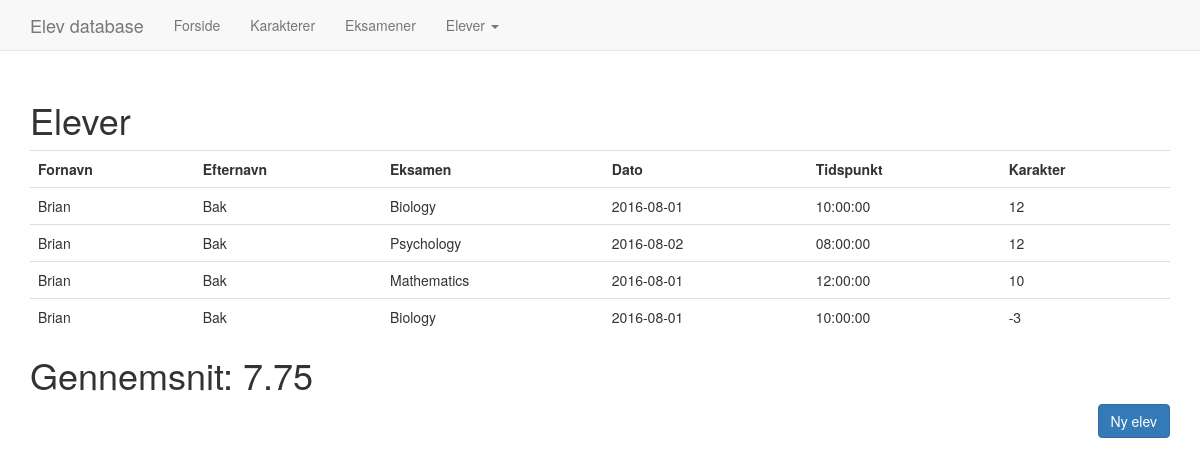
The page /showStudent.php?id=1 on the database its author committed.
### tables this page shows
CREATE TABLE `students` (
  `id` int(11) NOT NULL,
  `firstname` varchar(64) NOT NULL,
  `lastname` varchar(64) NOT NULL,
  `city` varchar(64) NOT NULL
);

CREATE TABLE `exams` (
  `id` int(11) NOT NULL,
  `name` varchar(64) NOT NULL,
  `date` date NOT NULL,
  `time` time NOT NULL
);

CREATE TABLE `grade` (
  `id` int(11) NOT NULL,
  `grade` int(11) NOT NULL,
  `description` text NOT NULL,
  `relate` varchar(16) NOT NULL
);

### showStudent.php (the view, shortened to what this page needs)
<!DOCTYPE html>
<html>
<head>
	<link href="css/bootstrap.min.css" rel="stylesheet">
</head>
<body>
	<div class="container">
		<?php include('nav.php'); ?>
		<h1>Elever</h1>
		<?php
		include('dbcon.php');
		echo "<table class='table'><tr><th>Fornavn</th><th>Efternavn</th><th>Eksamen</th><th>Dato</th><th>Tidspunkt</th><th>Karakter</th></tr>";
		$query = "
		SELECT
		students.firstname,
		students.lastname,
		exams.date,
		exams.time,
		exams.name,
		grade.grade
		FROM results
		INNER JOIN students
		ON students.id = results.studentId
		INNER JOIN exams
		ON exams.id = results.examId
		INNER JOIN grade
		ON grade.id = results.gradeId
		WHERE results.studentId = " . $_GET['id'];
		$result = $con->query($query);
		$count = 0;
		$grade = 0;
		if ($result->num_rows > 0)
		{
			while ($row = $result->fetch_object())
			{
				$count++;
				echo "<tr><td>" . $row->firstname . "</td>" .
				"<td>" . $row->lastname . "</td>" .
				"<td>" . $row->name . "</td>" .
				"<td>" . $row->date . "</td>" .
				"<td>" . $row->time . "</td>" .
	   			"<td>" . $row->grade . "</td></tr>";
				$grade = $grade + $row->grade;
			}
		}
		echo "</table>";
		if ($count > 0)
		{
			echo "<h1>Gennemsnit: " . round($grade / $count, 2) . "</h1>";
		} else
		{
			echo "<h1>Gennemsnit: Ingen resultater";
		}
		?>
		<a href="newStudent.php" class="btn btn-primary pull-right">Ny elev</a>
	</div>
</body>
</html>

### rows shown on the page
students: firstname "Brian", lastname "Bak", exams.name "Biology", exams.date "2016-08-01", exams.time "10:00:00", grade.grade "12", exams.name "Psychology", exams.date "2016-08-02", exams.time "08:00:00", exams.name "Mathematics", exams.time "12:00:00", grade.grade "10", grade.grade "-3"

### other values the page prints
$grade / $count "7.75"
